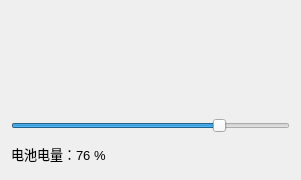
<?xml version="1.0" encoding="UTF-8"?>
<ui version="4.0">
 <class>Widget</class>
 <widget class="QWidget" name="Widget">
  <property name="geometry">
   <rect>
    <x>0</x>
    <y>0</y>
    <width>301</width>
    <height>180</height>
   </rect>
  </property>
  <property name="font">
   <font>
    <pointsize>10</pointsize>
   </font>
  </property>
  <property name="windowTitle">
   <string>自定义Widget插件</string>
  </property>
  <layout class="QVBoxLayout" name="verticalLayout">
   <item>
    <widget class="TPBattery" name="battery">
     <property name="powerLevel">
      <number>76</number>
     </property>
    </widget>
   </item>
   <item>
    <widget class="QSlider" name="horizontalSlider">
     <property name="maximum">
      <number>100</number>
     </property>
     <property name="value">
      <number>76</number>
     </property>
     <property name="orientation">
      <enum>Qt::Horizontal</enum>
     </property>
    </widget>
   </item>
   <item>
    <widget class="QLabel" name="labInfo">
     <property name="maximumSize">
      <size>
       <width>16777215</width>
       <height>30</height>
      </size>
     </property>
     <property name="text">
      <string>电池电量：76 %</string>
     </property>
    </widget>
   </item>
  </layout>
 </widget>
 <layoutdefault spacing="6" margin="11"/>
 <customwidgets>
  <customwidget>
   <class>TPBattery</class>
   <extends>QWidget</extends>
   <header>tpbattery.h</header>
  </customwidget>
 </customwidgets>
 <resources/>
 <connections/>
</ui>
